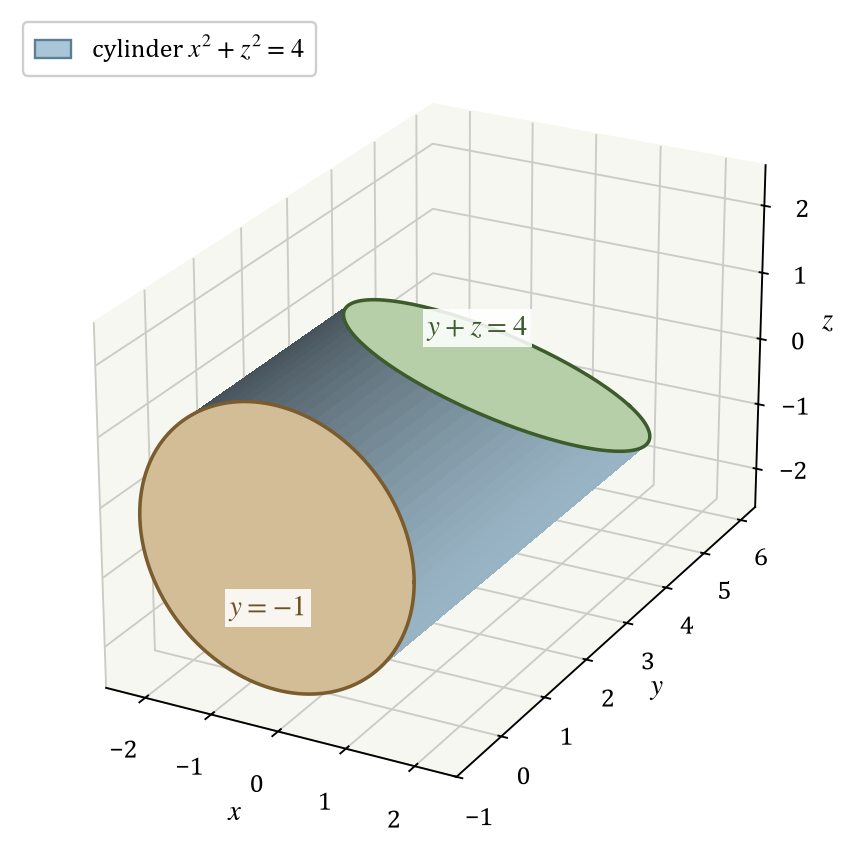

Write Python code to recreate this figure.
"""Draw the solid enclosed by x**2 + z**2 = 4, y = -1, and y + z = 4.

The figure shows the cylindrical wall, the flat bottom disk, the oblique top face,
and the two rim curves. The wall is opaque so that the silhouette of the solid is clear.
"""

import base64

import matplotlib
import numpy as np
from matplotlib.patches import Patch

matplotlib.use("Agg")
import matplotlib.pyplot as plt

plt.rcParams.update({
    "font.family": "serif",
    "font.serif": ["Cambria", "Times New Roman", "DejaVu Serif"],
    "mathtext.fontset": "stix",
    "font.size": 11,
    "axes.labelsize": 12,
})

figure = plt.figure(figsize=(7.4, 5.4))
axes = figure.add_axes([0.02, 0.02, 0.96, 0.92], projection="3d")
axes.computed_zorder = False

angle_values = np.linspace(0.0, 2.0 * np.pi, 160)
height_fraction = np.linspace(0.0, 1.0, 50)
angle_grid, fraction_grid = np.meshgrid(angle_values, height_fraction)
x_wall = 2.0 * np.cos(angle_grid)
z_wall = 2.0 * np.sin(angle_grid)
y_wall = -1.0 + fraction_grid * (5.0 - z_wall)

axes.plot_surface(
    x_wall, y_wall, z_wall,
    color="#a8c6d8", alpha=1.0, linewidth=0.0, antialiased=False,
    rstride=1, cstride=2, shade=True, zorder=1,
)

radial_values = np.linspace(0.0, 2.0, 30)
radial_grid, angle_grid = np.meshgrid(radial_values, angle_values)
disk_x = radial_grid * np.cos(angle_grid)
disk_z = radial_grid * np.sin(angle_grid)

axes.plot_surface(
    disk_x, np.full_like(disk_x, -1.0), disk_z,
    color="#d3bd97", alpha=1.0, linewidth=0.0, shade=False, antialiased=False, zorder=2,
)
axes.plot_surface(
    disk_x, 4.0 - disk_z, disk_z,
    color="#b6cfa8", alpha=1.0, linewidth=0.0, shade=False, antialiased=False, zorder=3,
)

# Heavy outlines of both rim curves.
axes.plot(2.0 * np.cos(angle_values), np.full_like(angle_values, -1.0), 2.0 * np.sin(angle_values),
          color="#7a5c2e", linewidth=1.5, zorder=4)
axes.plot(2.0 * np.cos(angle_values), 4.0 - 2.0 * np.sin(angle_values), 2.0 * np.sin(angle_values),
          color="#3d5c2c", linewidth=1.5, zorder=4)

label_box = {"facecolor": "white", "alpha": 0.88, "edgecolor": "none", "pad": 2.0}
axes.text(-0.10, -1.03, -0.95, r"$y=-1$", color="#6b5222", fontsize=12, ha="center",
          bbox=label_box, zorder=10)
axes.text(-0.35, 4.03, 0.55, r"$y+z=4$", color="#3d5c2c", fontsize=12, ha="center",
          bbox=label_box, zorder=10)

axes.set_xlabel(r"$x$", labelpad=2)
axes.set_ylabel(r"$y$", labelpad=2)
axes.set_zlabel(r"$z$", labelpad=0)
axes.set_xlim(-2.6, 2.6)
axes.set_ylim(-1.0, 6.4)
axes.set_zlim(-2.6, 2.6)
axes.set_box_aspect((1.0, 1.75, 1.0))
axes.view_init(elev=24, azim=-62)

axes.legend(
    handles=[Patch(facecolor="#a8c6d8", edgecolor="#5b7f94", label=r"cylinder $x^2+z^2=4$")],
    loc="upper left", framealpha=0.95, handlelength=1.4, borderpad=0.45,
)

for axis in (axes.xaxis, axes.yaxis, axes.zaxis):
    axis.set_pane_color((0.97, 0.97, 0.95, 1.0))
    axis._axinfo["grid"]["color"] = (0.80, 0.80, 0.78, 1.0)

output_path = "part1_figure1.png"
figure.savefig(output_path, dpi=170, bbox_inches="tight", pad_inches=0.06, facecolor="white")
with open(output_path, "rb") as image_file:
    encoded = base64.b64encode(image_file.read()).decode("ascii")
with open("part1_figure1.b64.txt", "w", encoding="ascii") as text_file:
    text_file.write(encoded)
print(f"saved {output_path} and part1_figure1.b64.txt ({len(encoded)} base64 characters)")
